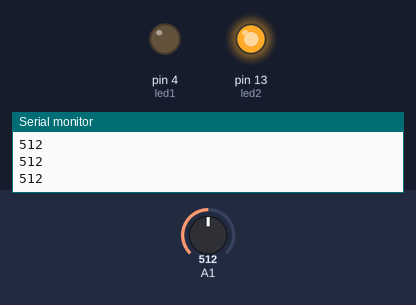
The sketch below on a simulated Arduino Uno, built with avr-gcc and run on an emulated ATmega328P. On the bench: output pins drawn as LEDs (lit = HIGH), the last lines printed to the serial monitor. The test bench sets the inputs (shaded band); at power-on: A1 = 512.

Above: at 1.2 s.
1.3 s: A1 set to 218
2.8 s: A1 set to 189
At 3.7 s:
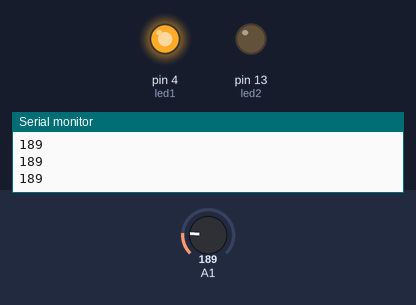
4.3 s: A1 set to 210
At 5.1 s:
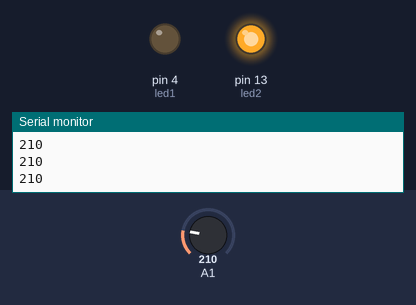
5.9 s: A1 set to 190
At 6.3 s:
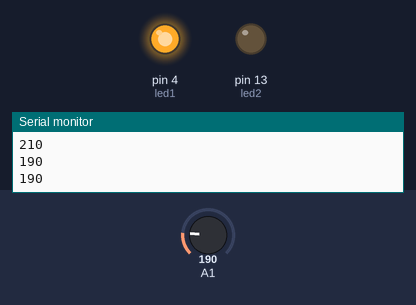
Timing chart, 0 to 8.5 s (numbered marks = the images above; inputs shaded):
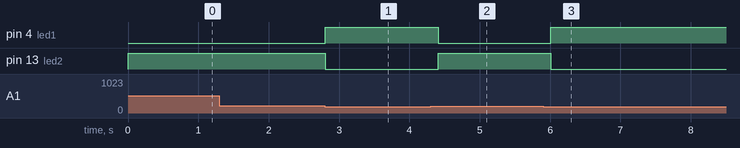

Measured:
- the behaviour switches between 200 and 199 on A1 (found by bisection; images 0 and 1)
- after the input at 2.8 s, pin 4 (led1): LOW → HIGH at once; pin 13 (led2): HIGH → LOW at once
- after the input at 4.3 s, pin 4 (led1): HIGH → LOW after 0.11 s; pin 13 (led2): LOW → HIGH after 0.11 s
- after the input at 5.9 s, pin 4 (led1): LOW → HIGH after 0.11 s; pin 13 (led2): HIGH → LOW after 0.11 s

The sketch:

Basic_CDS.ino
```cpp
#define led1 4
#define led2 13

void setup() {
  pinMode(led1, OUTPUT);
  pinMode(led2, OUTPUT);
  Serial.begin(9600);
}

//조도센서는 빛의 밝기와 반비례한 값 (빛이 커질수록 저항이 커짐)
void loop() {
  int cds = analogRead(A1); //조도센서에서 받은 값 변수cds에 저장
  Serial.println(cds);     //시리얼 모니터에 출력

  if(cds < 200) //cds값이 200보다 작으면
  {
    digitalWrite(led1, HIGH); //led1 온
    digitalWrite(led2, LOW);  //led2 오프
  }
  else          //cds값이 200보다 크면
  {
    digitalWrite(led1, LOW);  //led1 오프
    digitalWrite(led2, HIGH); //led2 온
  }
  delay(200);
}
```
